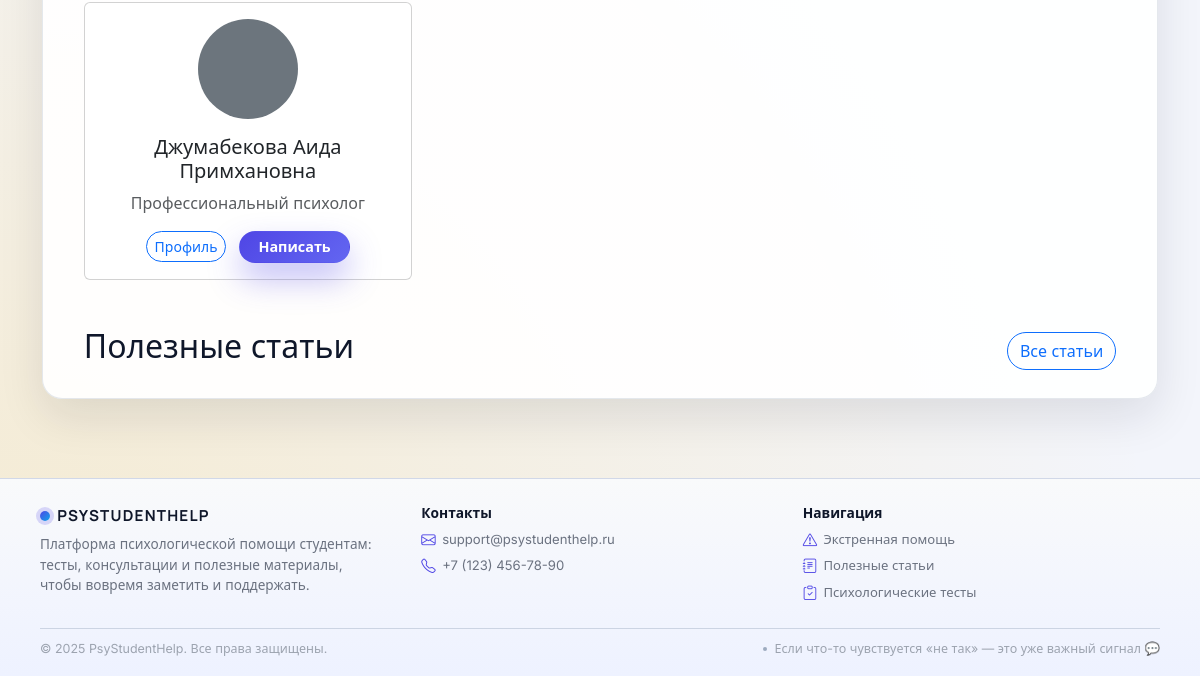
Before: / (lower part) with the older database file.
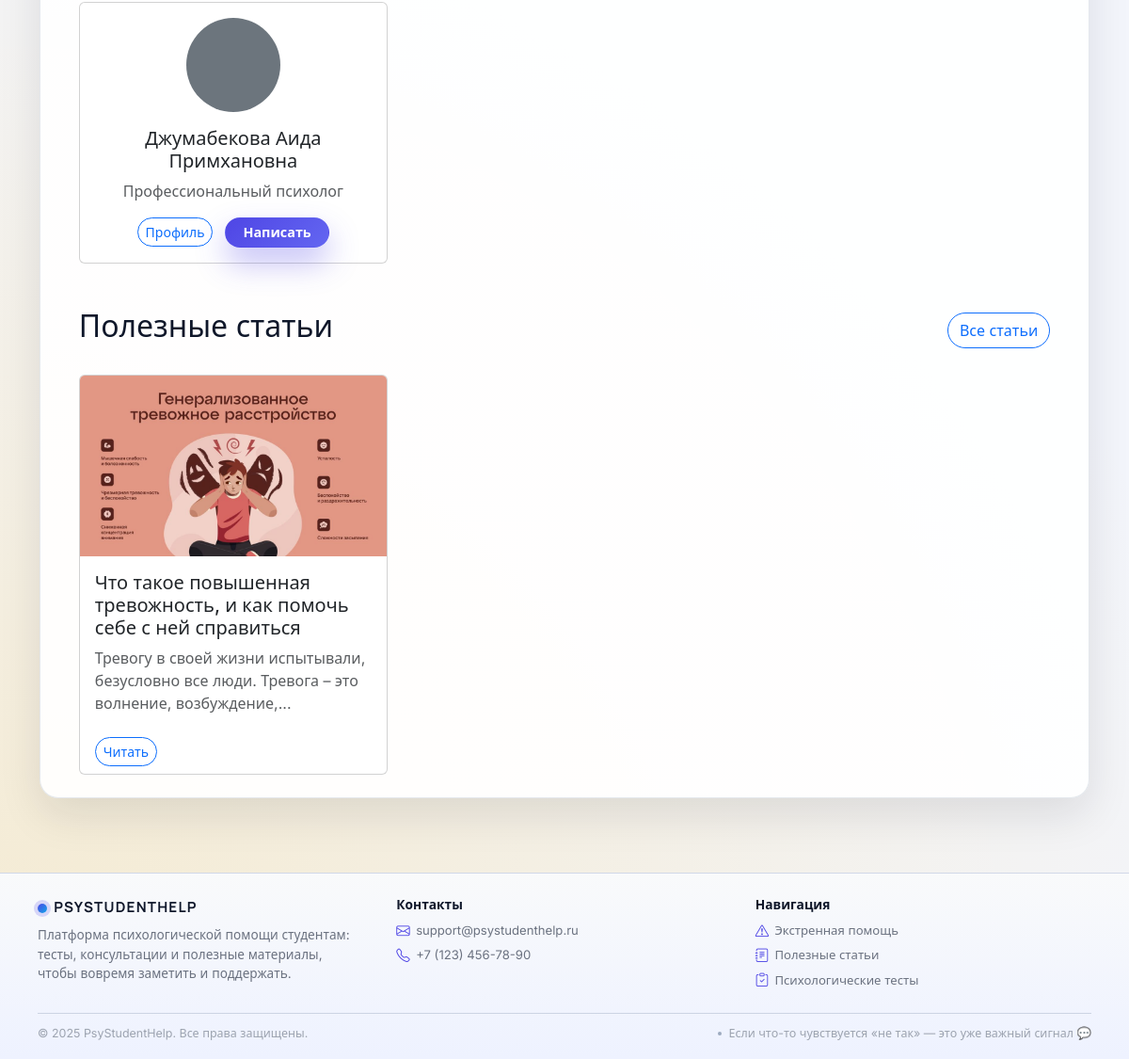
After: the same page with the newer database file.
### models.py (models this page shows, shortened)
class User(UserMixin, db.Model):
    __tablename__ = 'user'
    id = db.Column(db.Integer, primary_key=True)
    username = db.Column(db.String(80), unique=True, nullable=False)
    email = db.Column(db.String(120), unique=True, nullable=False, index=True)
    password = db.Column(db.String(200), nullable=False)
    role = db.Column(db.String(20), nullable=False)  # student | psychologist | admin | superadmin
    full_name = db.Column(db.String(100))
    bio = db.Column(db.Text)
    profile_pic = db.Column(db.String(100))
    created_at = db.Column(db.DateTime, default=datetime.utcnow)
    group_id = db.Column(db.Integer, db.ForeignKey('groups.id'))
    comments = db.relationship(
        'Comment',
        backref='author',
        lazy=True,
    )
    tests = db.relationship(
        'Test',
        backref='creator',
        lazy=True,
    )
    test_results = db.relationship(
        'TestResult',
        backref='user',
        lazy=True,
    )
    messages_sent = db.relationship(
        'Message',
        foreign_keys='Message.sender_id',
        backref='sender',
        lazy=True,
    )
    messages_received = db.relationship(
        'Message',
        foreign_keys='Message.recipient_id',
        backref='recipient',
        lazy=True,
    )
    reports = db.relationship(
        'StudentReport',
        foreign_keys='StudentReport.student_id',
        backref='student',
        lazy=True,
    )
    appointments = db.relationship(
        'Appointment',
        foreign_keys='Appointment.student_id',
        backref='student',          # appointment.student в шаблонах
        lazy=True,
    )
    psychologist_appointments = db.relationship(
        'Appointment',
        foreign_keys='Appointment.psychologist_id',
        backref='psychologist',     # appointment.psychologist в шаблонах
        lazy=True,
    )
    meeting_protocols = db.relationship(
        'MeetingProtocol',
        foreign_keys='MeetingProtocol.student_id',
        backref='student',          # protocol.student в шаблонах
        lazy=True,
    )
    psychologist_protocols = db.relationship(
        'MeetingProtocol',
        foreign_keys='MeetingProtocol.psychologist_id',
        backref='psychologist',     # protocol.psychologist в шаблонах
        lazy=True,
    )

class Article(db.Model):
    __tablename__ = 'article'
    id = db.Column(db.Integer, primary_key=True)
    title = db.Column(db.String(200), nullable=False)
    content = db.Column(db.Text, nullable=False)
    user_id = db.Column(db.Integer, db.ForeignKey('user.id'), nullable=False)
    created_at = db.Column(db.DateTime, default=datetime.utcnow)
    image_url = db.Column(db.String(200))
    user = db.relationship('User', backref='authored_articles', lazy=True)

### main.py (the view)
@app.route('/')
def index():
    posts = Post.query.order_by(Post.created_at.desc()).limit(3).all()
    psychologists = (
        User.query.filter_by(role='psychologist').order_by(func.random()).limit(3).all()
    )
    articles = Article.query.order_by(Article.created_at.desc()).limit(3).all()
    return render_template(
        'index.html',
        posts=posts,
        psychologists=psychologists,
        articles=articles,
    )

### admin.py (called while the page is built)
@admin_bp.before_app_request
def _bootstrap_superadmin_once():
    flag = "SUPERADMIN_BOOTSTRAPPED"
    if not current_app.config.get(flag):
        try:
            ensure_initial_superadmin()
        finally:
            current_app.config[flag] = True

### main.py (called while the page is built)
def get_current_user():
    return current_user if current_user.is_authenticated else None

### templates/index.html (shortened to what this page needs)
{% extends "base.html" %}
{% block content %}
<section class="psychologists mb-5">
    <div class="container">
        <div class="row g-4">
            {% for psych in psychologists %}
            <div class="col-md-4">
                <div class="card h-100">
                    <div class="card-body text-center">
                        {% if psych.profile_pic %}
                            <img src="{{ url_for('static', filename='uploads/' + psych.profile_pic) }}" class="rounded-circle mb-3" width="100" height="100">
                        {% else %}
                            <div class="rounded-circle bg-secondary mb-3 mx-auto" style="width: 100px; height: 100px;"></div>
                        {% endif %}
                        <h5 class="card-title">{{ psych.full_name if psych.full_name else psych.username }}</h5>
                        <p class="card-text text-muted">{{ psych.bio|truncate(100) if psych.bio else "Профессиональный психолог" }}</p>
                        <a href="{{ url_for('profile', username=psych.username) }}" class="btn btn-sm btn-outline-primary">Профиль</a>
                        <a href="{{ url_for('chat', contact_id=psych.id) }}" class="btn btn-sm btn-primary ms-2">Написать</a>
                    </div>
                </div>
            </div>
            {% endfor %}
        </div>
    </div>
</section>
<section class="latest-articles">
    <div class="container">
        <div class="d-flex justify-content-between align-items-center mb-4">
            <h2>Полезные статьи</h2>
            <a href="{{ url_for('articles') }}" class="btn btn-outline-primary">Все статьи</a>
        </div>
        <div class="row g-4">
            {% for article in articles %}
            <div class="col-md-4">
                <div class="card h-100">
                    {% if article.image_url %}
                        <img src="{{ url_for('static', filename='uploads/' + article.image_url) }}" class="card-img-top" alt="{{ article.title }}">
                    {% endif %}
                    <div class="card-body">
                        <h5 class="card-title">{{ article.title }}</h5>
                        <p class="card-text text-muted">{{ article.content|truncate(100) }}</p>
                    </div>
                    <div class="card-footer bg-transparent border-0">
                        <a href="{{ url_for('view_article', article_id=article.id) }}" class="btn btn-sm btn-outline-primary">Читать</a>
                    </div>
                </div>
            </div>
            {% endfor %}
        </div>
    </div>
</section>
{% endblock %}

Changed rows visible on the page:
added Article: image_url (picture), title "Что такое повышенная тревожность, и как помочь себе с ней справиться", content "Тревогу в своей жизни испытывали, безусловно все люди. Тревога – это волнение, возбуждение,..."
